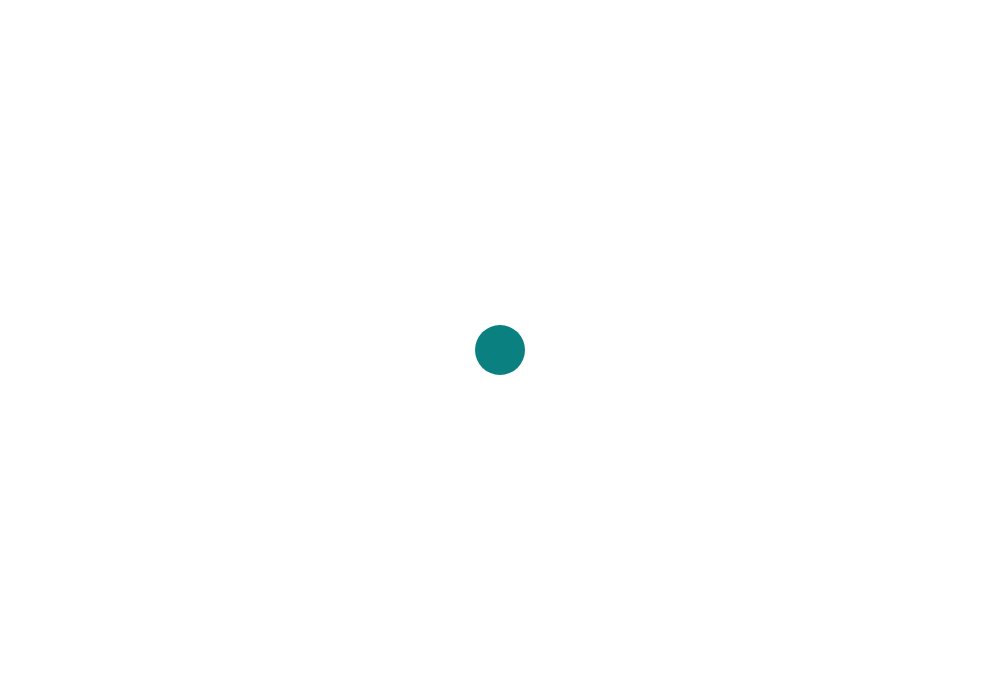
Frame 1 (no input)
Frame 60 (no input): identical to frame 1, image omitted
Frame 120 (the mouse pressed at the canvas centre since frame 60): identical to frame 1, image omitted

The p5.js sketch that drew this single still picture (run headless with seeded random() and noise() and a simulated clock; from frame 60 on, the mouse is pressed at the canvas centre):

// p5.js sketch
// ── sketch.js
cw = 1000;
ch = 700;
var p;

function setup() {
  canvas = createCanvas(cw,ch)  
  p = new moveablePlayer(4);
  noStroke();
}

function draw() {
  background(255)
  p.update();
}

function moveablePlayer(speed) {
  this.x = 500;
  this.y = 350;
  this.speed = speed;
  this.width = 50;
  
  this.update = function(){
    /* r = random(round(255));
    g = random(round(255));
    b = random(round(255));
    fill(r,g,b)
    */
    
    r = 10
    g = map(this.x,0,cw,0,255)
    b = map(this.y,0,ch,0,255)
    fill(r,g,b);
    if (keyIsDown(LEFT_ARROW))
      this.x-=speed;

    if (keyIsDown(RIGHT_ARROW))
      this.x+=speed;

    if (keyIsDown(UP_ARROW))
      this.y-=speed;

    if (keyIsDown(DOWN_ARROW))
      this.y+=speed;
    
    ellipse(this.x,this.y,this.width,this.width);
  }
  
}
